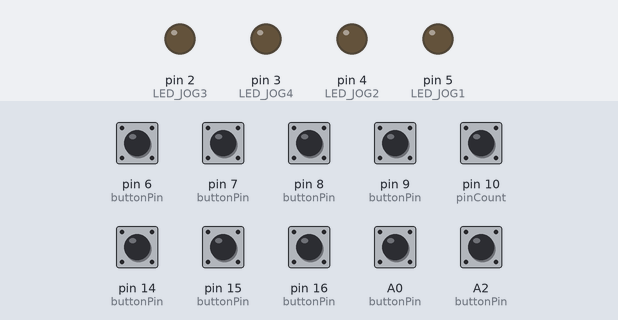
Recording of a sketch running on a simulated Arduino Leonardo, built with avr-gcc and run on an emulated ATmega32U4. On the bench: output pins drawn as LEDs (lit = HIGH). Inputs (shaded band) come from the test bench; at power-on: A0 (buttonPin), A2 (buttonPin), pin 6 (buttonPin), pin 7 (buttonPin), pin 8 (buttonPin), pin 9 (buttonPin), pin 10 (pinCount), pin 14 (buttonPin), pin 15 (buttonPin), pin 16 (buttonPin) HIGH. USB keyboard and mouse output is not drawn.

Above: at 1.6 s.
1.7 s: pin 6 (buttonPin) pulled LOW for 0.15 s
At 2.5 s:
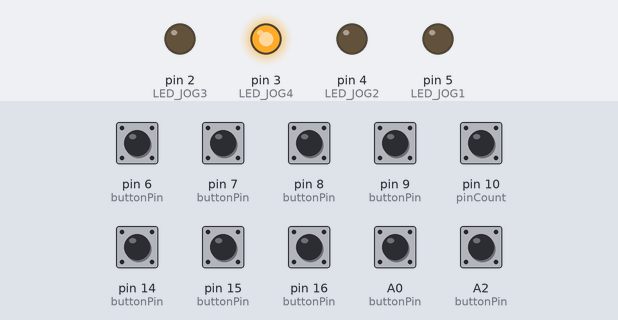
3.3 s: pin 7 (buttonPin) pulled LOW for 0.15 s
At 3.7 s:
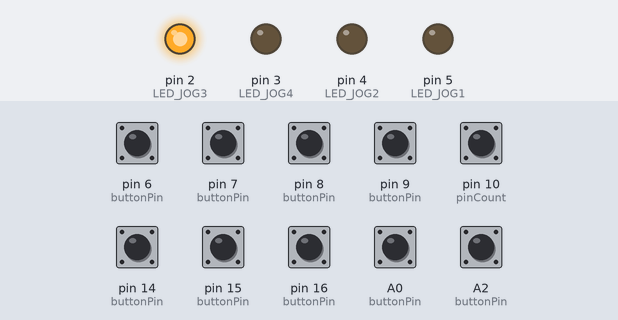
4.9 s: pin 8 (buttonPin) pulled LOW for 0.15 s
At 6.1 s:
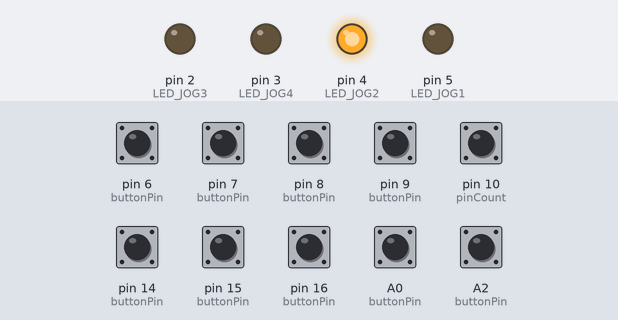
6.5 s: pin 9 (buttonPin) pulled LOW for 0.15 s
At 7.4 s:
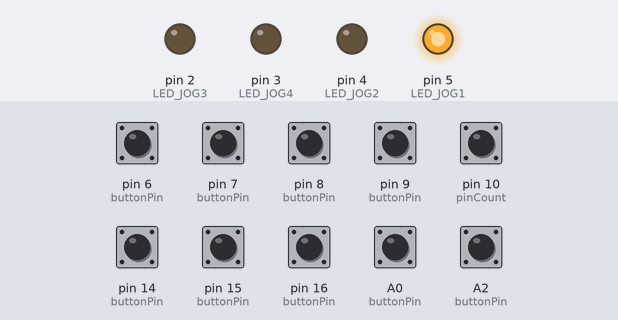
8.1 s: pin 6 (buttonPin) pulled LOW for 1 s
At 8.6 s:
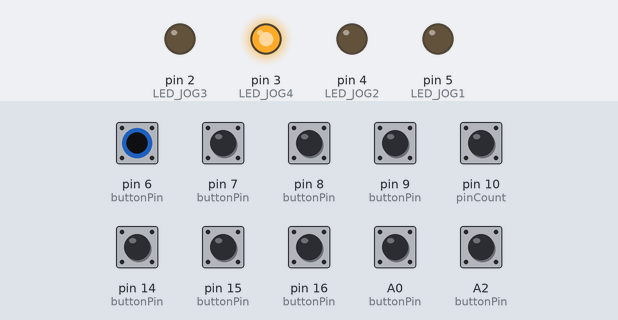
10.6 s: pin 7 (buttonPin) pulled LOW for 1 s
At 11.7 s:
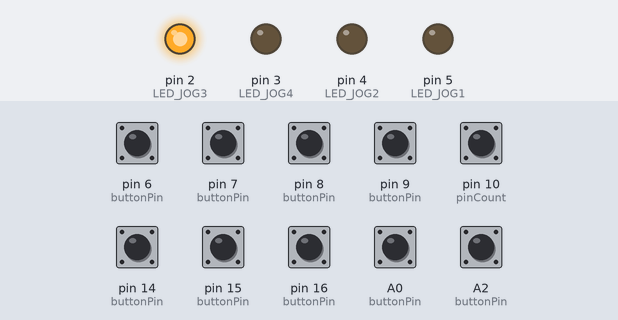
Timing chart, 0 to 13.6 s (numbered marks = the images above; inputs shaded):
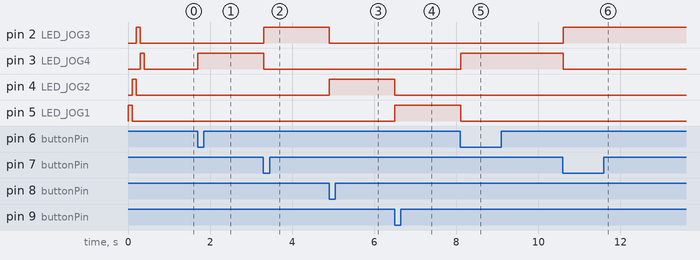

Measured:
- after the input at 1.7 s, pin 3 (LED_JOG4): LOW → HIGH at once
- after the input at 3.3 s, pin 2 (LED_JOG3): LOW → HIGH at once; pin 3 (LED_JOG4): HIGH → LOW at once
- after the input at 4.9 s, pin 2 (LED_JOG3): HIGH → LOW at once; pin 4 (LED_JOG2): LOW → HIGH at once
- after the input at 6.5 s, pin 4 (LED_JOG2): HIGH → LOW at once; pin 5 (LED_JOG1): LOW → HIGH at once
- after the input at 8.1 s, pin 3 (LED_JOG4): LOW → HIGH at once; pin 5 (LED_JOG1): HIGH → LOW at once
- after the input at 10.6 s, pin 2 (LED_JOG3): LOW → HIGH at once; pin 3 (LED_JOG4): HIGH → LOW at once

The sketch:

KeyboardSerial.ino
```cpp
#include "Keyboard.h"

//#define SERIAL
#define BUTTON_XLEFT 16
#define BUTTON_XRIGHT 14
#define BUTTON_YUP 15
#define BUTTON_YDOWN 10
#define BUTTON_ZUP A0
#define BUTTON_ZDOWN A2
#define BUTTON_JOG1 9
#define BUTTON_JOG2 8
#define BUTTON_JOG3 7
#define BUTTON_JOG4 6
#define LED_JOG1 5
#define LED_JOG2 4
#define LED_JOG3 2
#define LED_JOG4 3
const int buttonPin[] = {BUTTON_XLEFT, BUTTON_XRIGHT, BUTTON_YUP, BUTTON_YDOWN, BUTTON_ZUP, BUTTON_ZDOWN, BUTTON_JOG1, BUTTON_JOG2, BUTTON_JOG3, BUTTON_JOG4};

int pinCount = 10;
int buttonState[] = {0,0,0,0,0,0,0,0,0,0};
int prevButtonState[] = {HIGH, HIGH, HIGH, HIGH, HIGH, HIGH, HIGH, HIGH, HIGH, HIGH};
long lastDebounceTime[] = {0,0,0,0,0,0,0,0,0,0};
long debounceDelay = 10;

// LED left to right
const int ledPin[] = {LED_JOG1, LED_JOG2, LED_JOG3, LED_JOG4};
int ledpinCount = 4;

void setup() {
  for (int pin = 0; pin < pinCount; pin++) {
    pinMode(buttonPin[pin], INPUT_PULLUP);
  }

  for (int ledpin = 0; ledpin < ledpinCount; ledpin++) {
    pinMode(ledPin[ledpin], OUTPUT);
    digitalWrite(ledPin[ledpin], HIGH);
    delay(100);
    digitalWrite(ledPin[ledpin], LOW);
  }

#ifdef SERIAL
  Serial.begin(9600);
#endif

  Keyboard.begin();
}

void logSerial(char* msg)
{
#ifdef KEYBOARD
  Serial.println(msg);
#endif
}

int pressKey(int currentButton) {

  switch(currentButton) {
    case BUTTON_XLEFT:
     Keyboard.press(KEY_LEFT_ARROW);
     delay(5);
     Keyboard.releaseAll();
     logSerial("keypressed: XLEFT");
      break;
    case BUTTON_XRIGHT:
     Keyboard.press(KEY_RIGHT_ARROW);
     delay(5);
     Keyboard.releaseAll();
     logSerial("keypressed: XRIGHT");
     break;
    case BUTTON_YUP:
     Keyboard.press(KEY_UP_ARROW);
     delay(5);
     Keyboard.releaseAll();
     logSerial("keypressed: YUP");
     break;
    case BUTTON_YDOWN:
     Keyboard.press(KEY_DOWN_ARROW);
     delay(5);
     Keyboard.releaseAll();
     logSerial("keypressed: YDOWN");
     break;
    case BUTTON_ZUP:
     Keyboard.press(KEY_PAGE_UP);
     delay(5);
     Keyboard.releaseAll();
     logSerial("keypressed: ZUP");
     break;
    case BUTTON_ZDOWN:
     Keyboard.press(KEY_PAGE_UP);
     delay(5);
     Keyboard.releaseAll();
     logSerial("keypressed: ZDOWN");
     break;
    case BUTTON_JOG1:
     Keyboard.press('1');
     delay(5);
     Keyboard.releaseAll();
     logSerial("keypressed: JOG1");
     digitalWrite(LED_JOG1, HIGH);
     digitalWrite(LED_JOG2, LOW);
     digitalWrite(LED_JOG3, LOW);
     digitalWrite(LED_JOG4, LOW);
     break;
    case BUTTON_JOG2:
     Keyboard.press('2');
     delay(5);
     Keyboard.releaseAll();
     logSerial("keypressed: JOG2");
     digitalWrite(LED_JOG1, LOW);
     digitalWrite(LED_JOG2, HIGH);
     digitalWrite(LED_JOG3, LOW);
     digitalWrite(LED_JOG4, LOW);
     break;
    case BUTTON_JOG3:
     Keyboard.press('3');
     delay(5);
     Keyboard.releaseAll();
     logSerial("keypressed: JOG3");
     digitalWrite(LED_JOG1, LOW);
     digitalWrite(LED_JOG2, LOW);
     digitalWrite(LED_JOG3, HIGH);
     digitalWrite(LED_JOG4, LOW);
     break;
    case BUTTON_JOG4:
     Keyboard.press('4');
     delay(5);
     Keyboard.releaseAll();
     logSerial("keypressed: JOG4");
     digitalWrite(LED_JOG1, LOW);
     digitalWrite(LED_JOG2, LOW);
     digitalWrite(LED_JOG3, LOW);
     digitalWrite(LED_JOG4, HIGH);
     break;
    default:
     break;
  }
}

int releaseKey(int currentButton) {
}

void loop() {
  for (int pin = 0; pin < pinCount; pin++) {

    buttonState[pin] = digitalRead(buttonPin[pin]);

    if ((buttonState[pin] != prevButtonState[pin])) {
      if ((millis() - lastDebounceTime[pin]) > debounceDelay) {

        if (buttonState[pin] == LOW){
          pressKey(buttonPin[pin]);
        } else {
          releaseKey(buttonPin[pin]);
        }

        lastDebounceTime[pin] = millis();
      }
    }

    prevButtonState[pin] = buttonState[pin];
  }

}
```
